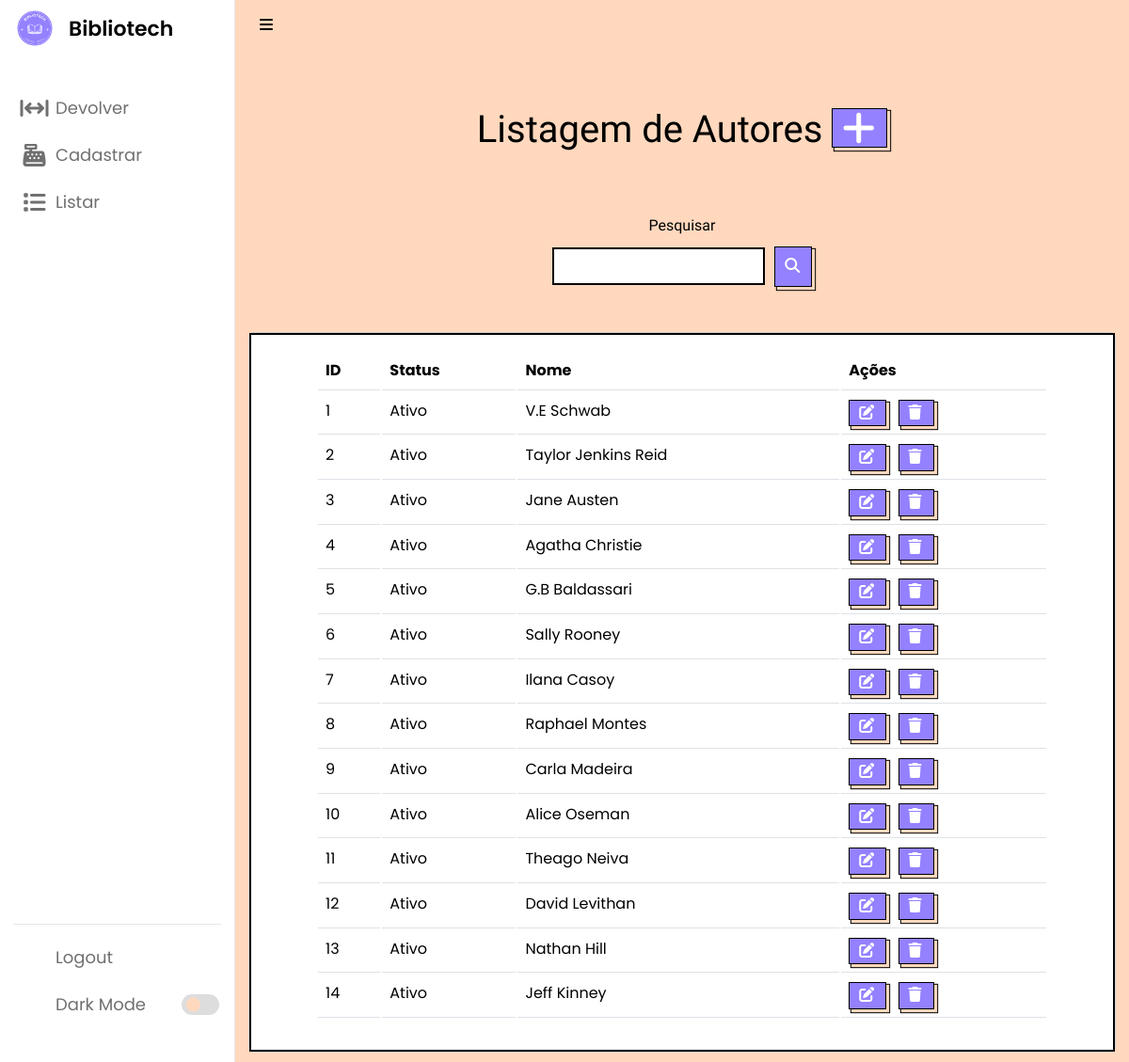
The page /listarAutores.php (signed in) on the database as committed earlier.
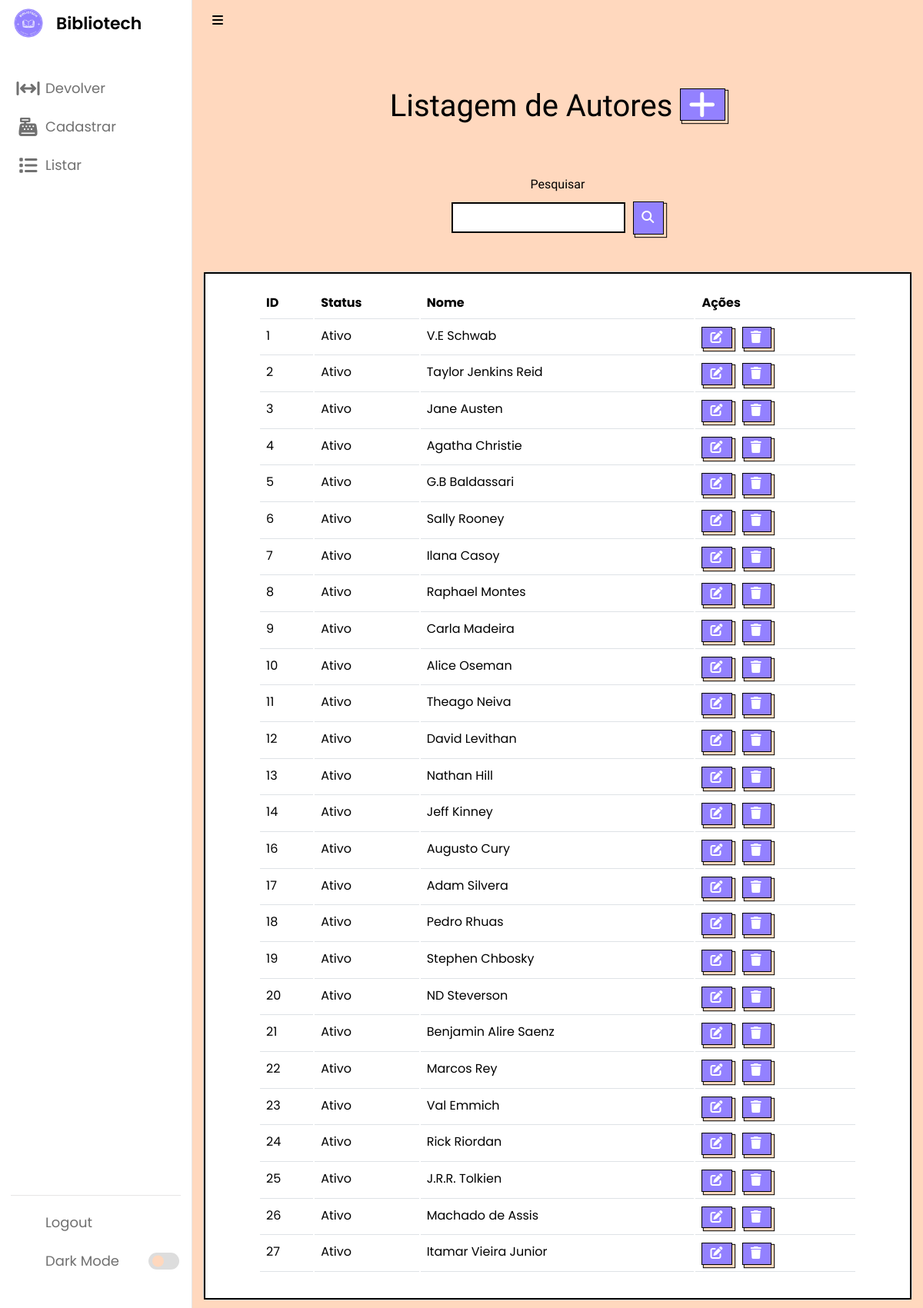
The same page on the database as committed later.
### tables this page shows
CREATE TABLE `autor` (
  `id` int(11) NOT NULL,
  `status` varchar(45) NOT NULL,
  `nome` varchar(100) NOT NULL
);

### listarAutores.php (the view, shortened to what this page needs)
<?php
require_once("conexao.php");
$V_WHERE = "";
$sql = "select * from autor
where 1 = 1" . $V_WHERE;
$resultado = mysqli_query($conexao, $sql);
?>
<!DOCTYPE html>
<html lang="pt-br">
<head>
    <link rel="stylesheet" href="css/style.css">
    <link rel="stylesheet" href="css/cadastrar.css">
    <link rel="stylesheet" href="css/bootstrap.css">
    <link rel="stylesheet" href="css/acervo.css">
    <link rel="stylesheet" href="https://unicons.iconscout.com/release/v4.0.0/css/line.css">
</head>
<body>
    <nav>
        <a href="main.php" style="text-decoration: none">
            <div class="logo-name">
                <div class="logo-image">
                    <img src="logo.ico" alt="">
                </div>
                <span class="logo_name">Bibliotech</span>
            </div>
        </a>
        <div class="menu-items">
            <ul class="nav-links">
                <?php require_once('sidebar.php') ?>
            </ul>
            <ul class="logout-mode">
                <li><a href="sair.php">
                        <i class="uil uil-signout"></i>
                        <span class="link-name">Logout</span>
                    </a></li>
                <li class="mode">
                    <a href="#">
                        <i class="uil uil-moon"></i>
                        <span class="link-name">Dark Mode</span>
                    </a>
                    <div class="mode-toggle">
                        <span class="switch"></span>
                    </div>
                </li>
            </ul>
        </div>
    </nav>
    <section class="dashboard">
        <div class="navbar bg-body-tertiary">
            <div class="container-fluid">
                <i class="fa-solid fa-bars sidebar-toggle botaoNav"></i>
            </div>
        </div>
        <br><br><br>
        <h1 class="titulo text">Listagem de Autores
            <a href="cadastrarAutores.php" class="botao">
                <i class="fa-solid fa-plus"></i>
            </a>
        </h1>
        <br><br>
        <center>
            <form method="post">
                <label name="nome" for="exampleFormControlInput1" class="titulo text">Pesquisar</label>
                <div class="input-button-container">
                    <input name="nome" type="text" class="formcampo">
                    <button name="pesquisar" stype="button" class="botaopesquisar"><i
                            class="fa-solid fa-magnifying-glass"></i></button>
                </div>
                <br><br>
            </form>
        </center>
        <center>
            <div class="card cardlistar">
                <div class="card-body cardlistar2">
                    <table class="table">
                        <thead>
                            <tr>
                                <td scope="col"><b>ID</b></td>
                                <td scope="col"><b>Status</b></td>
                                <td scope="col"><b>Nome</b></td>
                                <td scope="col"><b>Ações</b></td>
                            </tr>
                        </thead>
                        <tbody>
                            <?php while ($linha = mysqli_fetch_array($resultado)) { ?>
                                <tr>
                                    <td>
                                        <?= $linha['id'] ?>
                                    </td>
                                    <td>
                                        <?= $linha['status'] ?>
                                    </td>
                                    <td>
                                        <?= $linha['nome'] ?>
                                    </td>
                                    <td>
                                        <a style="margin-right: 8px;" href="alterarAutor.php? id=<?= $linha['id'] ?>"
                                            class="botao">
                                            <i class="fa-solid fa-pen-to-square"></i></a>
                                        <a href="listarAutores.php? id=<?= $linha['id'] ?>" class="botao"
                                            onclick="return confirm('Deseja mesmo excluir o cadastro?')">
                                            <i class="fa-sharp fa-solid fa-trash"></i> </a>
                                    </td>
                                </tr>
                            <?php } ?>
                        </tbody>
                    </table>
                </div>
            </div>
        </center>
    </section>
</body>
</html>

Rows that differ between the two databases and show on the page:
added autor: id "16", status "Ativo", nome "Augusto Cury"
added autor: id "17", status "Ativo", nome "Adam Silvera"
added autor: id "18", status "Ativo", nome "Pedro Rhuas"
added autor: id "19", status "Ativo", nome "Stephen Chbosky"
added autor: id "20", status "Ativo", nome "ND Steverson"
added autor: id "21", status "Ativo", nome "Benjamin Alire Saenz"
added autor: id "22", status "Ativo", nome "Marcos Rey"
added autor: id "23", status "Ativo", nome "Val Emmich"
added autor: id "24", status "Ativo", nome "Rick Riordan"
added autor: id "25", status "Ativo", nome "J.R.R. Tolkien"
added autor: id "26", status "Ativo", nome "Machado de Assis"
added autor: id "27", status "Ativo", nome "Itamar Vieira Junior"
